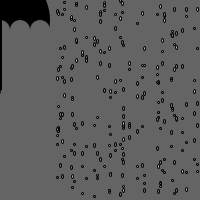
Frame 1 (no input)
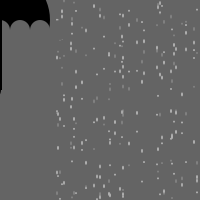
Frame 60 (the mouse pressed at the canvas centre just before this capture)
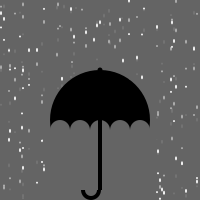
Frame 120 (the mouse held since frame 60 and released just before this capture)

The Processing sketch that drew these frames (run headless with seeded random() and noise(); from frame 60 on, the mouse is pressed at the canvas centre):

// Processing sketch: processing_17476
// ── processing_17476.pde

int y=2;
int speed=7;


void setup() {
  size(200,200);
  smooth();
}

void draw() {
  background(100);



//rain
fill(random(100,255));
ellipse(100,random(200),2,4);
ellipse(123,random(200),2,4);
ellipse(176,random(200),2,4);
ellipse(182,random(200),2,4);
ellipse(129,random(200),2,4);
ellipse(110,random(200),2,4);
ellipse(172,random(200),2,4);
ellipse(157,random(200),2,4);
ellipse(120,random(200),2,4);
ellipse(162,random(200),2,4);
ellipse(122,random(200),2,4);
ellipse(174,random(200),2,4);
ellipse(194,random(200),2,4);
ellipse(123,random(200),2,4);
ellipse(164,random(200),2,4);
ellipse(186,random(200),2,4);
ellipse(171,random(200),2,4);
ellipse(104,random(200),2,4);
ellipse(109,random(200),2,4);
ellipse(115,random(200),2,4);
ellipse(137,random(200),2,4);
ellipse(142,random(200),2,4);
ellipse(158,random(200),2,4);
ellipse(197,random(200),2,4);
ellipse(160,random(200),2,4);
ellipse(144,random(200),2,4);

ellipse(01,random(200),2,4);
ellipse(23,random(200),2,4);
ellipse(76,random(200),2,4);
ellipse(82,random(200),2,4);
ellipse(29,random(200),2,4);
ellipse(10,random(200),2,4);
ellipse(72,random(200),2,4);
ellipse(57,random(200),2,4);
ellipse(20,random(200),2,4);
ellipse(62,random(200),2,4);
ellipse(22,random(200),2,4);
ellipse(74,random(200),2,4);
ellipse(94,random(200),2,4);
ellipse(23,random(200),2,4);
ellipse(64,random(200),2,4);
ellipse(86,random(200),2,4);
ellipse(71,random(200),2,4);
ellipse(4,random(200),2,4);
ellipse(9,random(200),2,4);
ellipse(15,random(200),2,4);
ellipse(37,random(200),2,4);
ellipse(42,random(200),2,4);
ellipse(58,random(200),2,4);
ellipse(97,random(200),2,4);
ellipse(60,random(200),2,4);
ellipse(44,random(200),2,4);
ellipse(100,random(200),2,4);
ellipse(123,random(200),2,4);
ellipse(176,random(200),2,4);
ellipse(182,random(200),2,2);
ellipse(129,random(200),2,2);
ellipse(110,random(200),2,2);
ellipse(172,random(200),2,2);
ellipse(157,random(200),2,2);
ellipse(120,random(200),2,2);
ellipse(162,random(200),2,2);
ellipse(122,random(200),2,2);
ellipse(174,random(200),2,2);
ellipse(194,random(200),2,2);
ellipse(123,random(200),2,2);
ellipse(164,random(200),2,2);
ellipse(186,random(200),2,2);
ellipse(171,random(200),2,2);
ellipse(104,random(200),2,2);
ellipse(109,random(200),2,2);
ellipse(115,random(200),2,2);
ellipse(137,random(200),2,2);
ellipse(142,random(200),2,2);
ellipse(158,random(200),2,2);
ellipse(197,random(200),2,2);
ellipse(160,random(200),2,2);
ellipse(144,random(200),2,2);

ellipse(01,random(200),2,2);
ellipse(23,random(200),2,2);
ellipse(76,random(200),2,2);
ellipse(82,random(200),2,2);
ellipse(29,random(200),2,2);
ellipse(10,random(200),2,2);
ellipse(72,random(200),2,2);
ellipse(57,random(200),2,2);
ellipse(20,random(200),2,2);
ellipse(62,random(200),2,2);
ellipse(22,random(200),2,2);
ellipse(74,random(200),2,2);
ellipse(94,random(200),2,2);
ellipse(23,random(200),2,2);
ellipse(64,random(200),2,2);
ellipse(86,random(200),2,2);
ellipse(71,random(200),2,2);
ellipse(4,random(200),2,2);
ellipse(9,random(200),2,2);
ellipse(15,random(200),2,2);
ellipse(37,random(200),2,2);
ellipse(42,random(200),2,2);
ellipse(58,random(200),2,2);
ellipse(97,random(200),2,2);
ellipse(60,random(200),2,2);
ellipse(44,random(200),2,2);fill(random(100,255));
ellipse(100,random(200),2,4);
ellipse(123,random(200),2,4);
ellipse(176,random(200),2,4);
ellipse(182,random(200),2,4);
ellipse(129,random(200),2,4);
ellipse(110,random(200),2,4);
ellipse(172,random(200),2,4);
ellipse(157,random(200),2,4);
ellipse(120,random(200),2,4);
ellipse(162,random(200),2,4);
ellipse(122,random(200),2,4);
ellipse(174,random(200),2,4);
ellipse(194,random(200),2,4);
ellipse(123,random(200),2,4);
ellipse(164,random(200),2,4);
ellipse(186,random(200),2,4);
ellipse(171,random(200),2,4);
ellipse(104,random(200),2,4);
ellipse(109,random(200),2,4);
ellipse(115,random(200),2,4);
ellipse(137,random(200),2,4);
ellipse(142,random(200),2,4);
ellipse(158,random(200),2,4);
ellipse(197,random(200),2,4);
ellipse(160,random(200),2,4);
ellipse(144,random(200),2,4);

ellipse(01,random(200),2,4);
ellipse(23,random(200),2,4);
ellipse(76,random(200),2,4);
ellipse(82,random(200),2,4);
ellipse(29,random(200),2,4);
ellipse(10,random(200),2,4);
ellipse(72,random(200),2,4);
ellipse(57,random(200),2,4);
ellipse(20,random(200),2,4);
ellipse(62,random(200),2,4);
ellipse(22,random(200),2,4);
ellipse(74,random(200),2,4);
ellipse(94,random(200),2,4);
ellipse(23,random(200),2,4);
ellipse(64,random(200),2,4);
ellipse(86,random(200),2,4);
ellipse(71,random(200),2,4);
ellipse(4,random(200),2,4);
ellipse(9,random(200),2,4);
ellipse(15,random(200),2,4);
ellipse(37,random(200),2,4);
ellipse(42,random(200),2,4);
ellipse(58,random(200),2,4);
ellipse(97,random(200),2,4);
ellipse(60,random(200),2,4);
ellipse(44,random(200),2,4);
ellipse(100,random(200),2,4);
ellipse(123,random(200),2,4);
ellipse(176,random(200),2,4);
ellipse(182,random(200),2,2);
ellipse(129,random(200),2,2);
ellipse(110,random(200),2,2);
ellipse(172,random(200),2,2);
ellipse(157,random(200),2,2);
ellipse(120,random(200),2,2);
ellipse(162,random(200),2,2);
ellipse(122,random(200),2,2);
ellipse(174,random(200),2,2);
ellipse(194,random(200),2,2);
ellipse(123,random(200),2,2);
ellipse(164,random(200),2,2);
ellipse(186,random(200),2,2);
ellipse(171,random(200),2,2);
ellipse(104,random(200),2,2);
ellipse(109,random(200),2,2);
ellipse(115,random(200),2,2);
ellipse(137,random(200),2,2);
ellipse(142,random(200),2,2);
ellipse(158,random(200),2,2);
ellipse(197,random(200),2,2);
ellipse(160,random(200),2,2);
ellipse(144,random(200),2,2);

ellipse(01,random(200),2,2);
ellipse(23,random(200),2,2);
ellipse(76,random(200),2,2);
ellipse(82,random(200),2,2);
ellipse(29,random(200),2,2);
ellipse(10,random(200),2,2);
ellipse(72,random(200),2,2);
ellipse(57,random(200),2,2);
ellipse(20,random(200),2,2);
ellipse(62,random(200),2,2);
ellipse(22,random(200),2,2);
ellipse(74,random(200),2,2);
ellipse(94,random(200),2,2);
ellipse(23,random(200),2,2);
ellipse(64,random(200),2,2);
ellipse(86,random(200),2,2);
ellipse(71,random(200),2,2);
ellipse(4,random(200),2,2);
ellipse(9,random(200),2,2);
ellipse(15,random(200),2,2);
ellipse(37,random(200),2,2);
ellipse(42,random(200),2,2);
ellipse(58,random(200),2,2);
ellipse(97,random(200),2,2);
ellipse(60,random(200),2,2);
ellipse(44,random(200),2,2);fill(random(100,255));
ellipse(100,random(200),2,4);
ellipse(123,random(200),2,4);
ellipse(176,random(200),2,4);
ellipse(182,random(200),2,4);
ellipse(129,random(200),2,4);
ellipse(110,random(200),2,4);
ellipse(172,random(200),2,4);
ellipse(157,random(200),2,4);
ellipse(120,random(200),2,4);
ellipse(162,random(200),2,4);
ellipse(122,random(200),2,4);
ellipse(174,random(200),2,4);
ellipse(194,random(200),2,4);
ellipse(123,random(200),2,4);
ellipse(164,random(200),2,4);
ellipse(186,random(200),2,4);
ellipse(171,random(200),2,4);
ellipse(104,random(200),2,4);
ellipse(109,random(200),2,4);
ellipse(115,random(200),2,4);
ellipse(137,random(200),2,4);
ellipse(142,random(200),2,4);
ellipse(158,random(200),2,4);
ellipse(197,random(200),2,4);
ellipse(160,random(200),2,4);
ellipse(144,random(200),2,4);

ellipse(01,random(200),2,4);
ellipse(23,random(200),2,4);
ellipse(76,random(200),2,4);
ellipse(82,random(200),2,4);
ellipse(29,random(200),2,4);
ellipse(10,random(200),2,4);
ellipse(72,random(200),2,4);
ellipse(57,random(200),2,4);
ellipse(20,random(200),2,4);
ellipse(62,random(200),2,4);
ellipse(22,random(200),2,4);
ellipse(74,random(200),2,4);
ellipse(94,random(200),2,4);
ellipse(23,random(200),2,4);
ellipse(64,random(200),2,4);
ellipse(86,random(200),2,4);
ellipse(71,random(200),2,4);
ellipse(4,random(200),2,4);
ellipse(9,random(200),2,4);
ellipse(15,random(200),2,4);
ellipse(37,random(200),2,4);
ellipse(42,random(200),2,4);
ellipse(58,random(200),2,4);
ellipse(97,random(200),2,4);
ellipse(60,random(200),2,4);
ellipse(44,random(200),2,4);
ellipse(100,random(200),2,4);
ellipse(123,random(200),2,4);
ellipse(176,random(200),2,4);
ellipse(182,random(200),2,2);
ellipse(129,random(200),2,2);
ellipse(110,random(200),2,2);
ellipse(172,random(200),2,2);
ellipse(157,random(200),2,2);
ellipse(120,random(200),2,2);
ellipse(162,random(200),2,2);
ellipse(122,random(200),2,2);
ellipse(174,random(200),2,2);
ellipse(194,random(200),2,2);
ellipse(123,random(200),2,2);
ellipse(164,random(200),2,2);
ellipse(186,random(200),2,2);
ellipse(171,random(200),2,2);
ellipse(104,random(200),2,2);
ellipse(109,random(200),2,2);
ellipse(115,random(200),2,2);
ellipse(137,random(200),2,2);
ellipse(142,random(200),2,2);
ellipse(158,random(200),2,2);
ellipse(197,random(200),2,2);
ellipse(160,random(200),2,2);
ellipse(144,random(200),2,2);

ellipse(01,random(200),2,2);
ellipse(23,random(200),2,2);
ellipse(76,random(200),2,2);
ellipse(82,random(200),2,2);
ellipse(29,random(200),2,2);
ellipse(10,random(200),2,2);
ellipse(72,random(200),2,2);
ellipse(57,random(200),2,2);
ellipse(20,random(200),2,2);
ellipse(62,random(200),2,2);
ellipse(22,random(200),2,2);
ellipse(74,random(200),2,2);
ellipse(94,random(200),2,2);
ellipse(23,random(200),2,2);
ellipse(64,random(200),2,2);
ellipse(86,random(200),2,2);
ellipse(71,random(200),2,2);
ellipse(4,random(200),2,2);
ellipse(9,random(200),2,2);
ellipse(15,random(200),2,2);
ellipse(37,random(200),2,2);
ellipse(42,random(200),2,2);
ellipse(58,random(200),2,2);
ellipse(97,random(200),2,2);
ellipse(60,random(200),2,2);
ellipse(44,random(200),2,2);

noStroke();



//umbrella
fill(0);
ellipse(mouseX,mouseY-30,5,5);
ellipse(mouseX,mouseY+20,100,100);
fill(100);
ellipse(mouseX,mouseY+30,20,20);
ellipse(mouseX-20,mouseY+30,20,20);
ellipse(mouseX-40,mouseY+30,20,20);
ellipse(mouseX-60,mouseY+30,20,20);
ellipse(mouseX+20,mouseY+30,20,20);
ellipse(mouseX+40,mouseY+30,20,20);
ellipse(mouseX+60,mouseY+30,20,20);
rect(mouseX-50,mouseY+30,100,250);

fill(0);
rect(mouseX-2,mouseY+20,4,70);
ellipse(mouseX-9,mouseY+90,20,20);

fill(100);
ellipse(mouseX-9,mouseY+90,12,12);
rect(mouseX-22,mouseY+70,20,20);




//END
}
